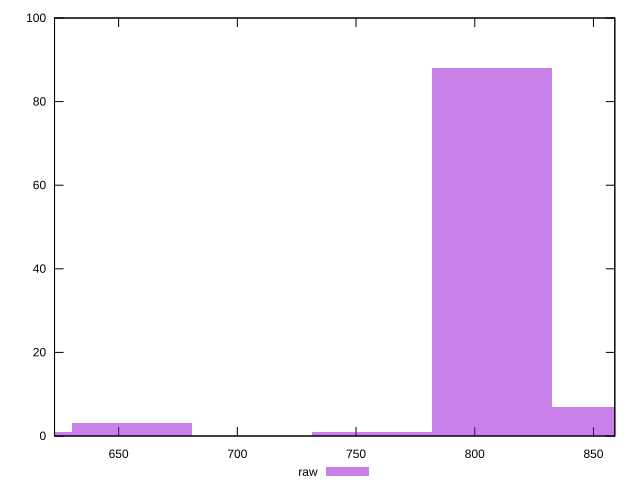

This chart was generated by the following gnuplot code:
reset

$raw <<EOF
807.1144382084109 88
857.5590905964366 7
655.7804810443339 3
756.6697858203852 1
605.3358286563082 1
EOF

set key outside below
set boxwidth 50.44465238802568
set xrange [623:859]
set yrange [0:100]
set trange [0:100]
set style fill transparent solid 0.5 noborder
set terminal svg size 640, 490 enhanced background rgb 'white'
set output "report_00012_2021-02-09T11:01:39.952Z/render-blocking-resources/samples/pages+cached+noadtech/raw/histogram.svg"

plot $raw title "raw" with boxes

reset
